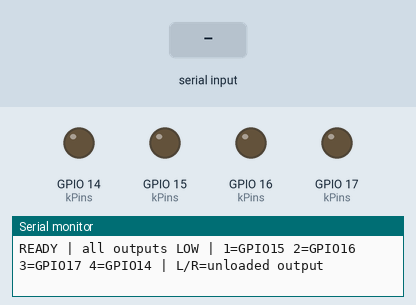
A sketch run on a simulated ESP32. Shown: output pins drawn as LEDs (lit = HIGH), the last lines printed to the serial monitor. The test bench sets the inputs (shaded band). Pins used as bus, display or sensor lines are not drawn.

Above: at 1.2 s.
1.3 s: "L" received over Serial
At 2.1 s:
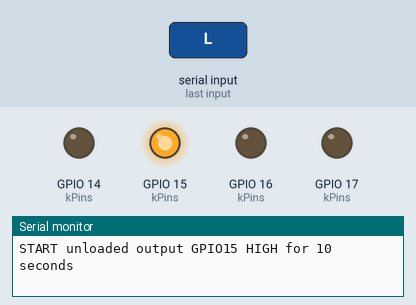
2.8 s: "0" received over Serial
At 3.4 s:
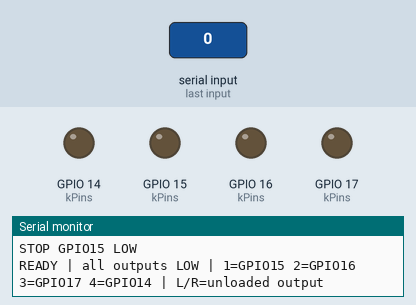
4.3 s: "2" received over Serial
At 5.6 s:
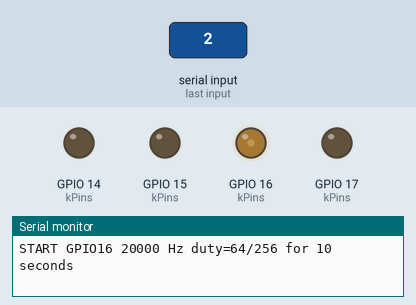
Timing chart, 0 to 15.8 s (numbered marks = the images above; inputs shaded):
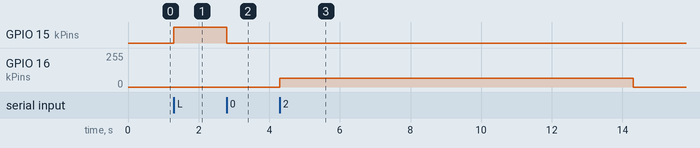

The sketch:

boat_pwm_test.ino
```cpp
#include <Arduino.h>

// Bench diagnostic. Disconnect both motors for every test.
// Commands 1–4 select left IN1, left IN2, right IN1, right IN2. 0 stops the test.
// L/R hold a driver's IN1 HIGH so a meter can read its unloaded motor output.
constexpr uint8_t kPins[] = {15, 16, 17, 14};
constexpr uint32_t kFrequencyHz = 20000;
constexpr uint8_t kResolutionBits = 8;
constexpr uint32_t kTestDuty = 64;  // 25% of 256 PWM counts.
constexpr uint32_t kTestDurationMs = 10000;

int activePin = -1;
bool pwmActive = false;
uint32_t startedAt = 0;

void stopTest() {
  if (activePin < 0) return;
  if (pwmActive) {
    ledcWrite(activePin, 0);
    ledcDetach(activePin);
    pinMode(activePin, OUTPUT);
  }
  digitalWrite(activePin, LOW);
  Serial.printf("STOP GPIO%d LOW\n", activePin);
  activePin = -1;
  pwmActive = false;
}

void setup() {
  for (uint8_t pin : kPins) {
    pinMode(pin, OUTPUT);
    digitalWrite(pin, LOW);
  }
  Serial.begin(115200);
  Serial.setTxTimeoutMs(0);
}

void loop() {
  if (activePin >= 0 && millis() - startedAt >= kTestDurationMs) {
    stopTest();
  }

  const int command = Serial.read();
  if (command == '0') {
    stopTest();
  } else if ((command == 'L' || command == 'R') && activePin < 0) {
    activePin = command == 'L' ? kPins[0] : kPins[2];
    startedAt = millis();
    digitalWrite(activePin, HIGH);
    Serial.printf("START unloaded output GPIO%d HIGH for 10 seconds\n", activePin);
  } else if (command >= '1' && command <= '4' && activePin < 0) {
    const uint8_t pin = kPins[command - '1'];
    if (!ledcAttach(pin, kFrequencyHz, kResolutionBits)) {
      Serial.println("ERROR PWM attach failed");
    } else {
      activePin = pin;
      pwmActive = true;
      startedAt = millis();
      if (!ledcWrite(pin, kTestDuty)) {
        stopTest();
        Serial.println("ERROR PWM write failed");
      } else {
        // LEDC latches the duty on a PWM cycle boundary.
        delayMicroseconds(100);
        const uint32_t frequency = ledcReadFreq(pin);
        const uint32_t duty = ledcRead(pin);
        if (frequency == 0 || duty != kTestDuty) {
          stopTest();
          Serial.println("ERROR unexpected PWM readback");
        } else {
          Serial.printf("START GPIO%u %lu Hz duty=%lu/256 for 10 seconds\n", pin,
                        static_cast<unsigned long>(frequency), static_cast<unsigned long>(duty));
        }
      }
    }
  }

  static uint32_t lastStatus = 0;
  if (activePin < 0 && millis() - lastStatus >= 1000) {
    lastStatus = millis();
    Serial.println("READY | all outputs LOW | 1=GPIO15 2=GPIO16 3=GPIO17 4=GPIO14 | L/R=unloaded output");
  }
  delay(2);
}
```

Measured:
- after the input at 1.3 s, GPIO 15 (kPins): LOW → HIGH at once
- after the input at 2.8 s, GPIO 15 (kPins): HIGH → LOW at once
- after the input at 4.3 s, GPIO 16 (kPins): 0/255 → 64/255 at once, → 0/255 10.0 s later
